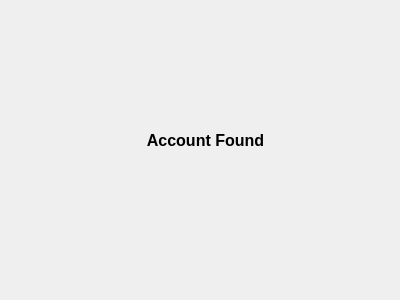
<?xml version="1.0" encoding="UTF-8"?>
<ui version="4.0">
 <class>Form</class>
 <widget class="QWidget" name="Form">
  <property name="geometry">
   <rect>
    <x>0</x>
    <y>0</y>
    <width>400</width>
    <height>300</height>
   </rect>
  </property>
  <property name="windowTitle">
   <string>Log-In Success</string>
  </property>
  <widget class="QLabel" name="label">
   <property name="geometry">
    <rect>
     <x>0</x>
     <y>50</y>
     <width>411</width>
     <height>181</height>
    </rect>
   </property>
   <property name="text">
    <string>&lt;html&gt;&lt;head/&gt;&lt;body&gt;&lt;p align=&quot;center&quot;&gt;&lt;span style=&quot; font-size:12pt; font-weight:600;&quot;&gt;Account Found&lt;/span&gt;&lt;/p&gt;&lt;/body&gt;&lt;/html&gt;</string>
   </property>
  </widget>
 </widget>
 <resources/>
 <connections/>
</ui>
